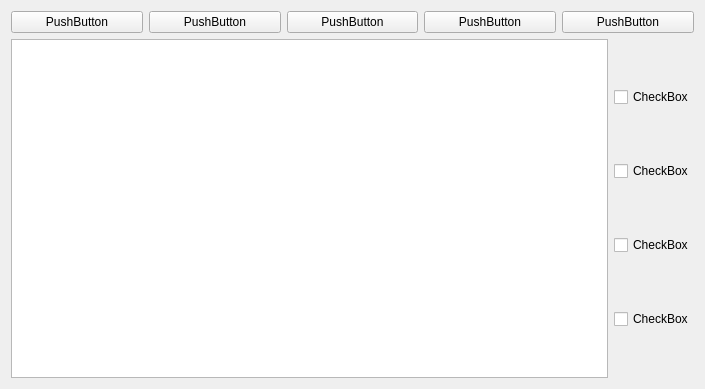
<?xml version="1.0" encoding="UTF-8"?>
<ui version="4.0">
 <class>TestWidget</class>
 <widget class="QWidget" name="TestWidget">
  <property name="geometry">
   <rect>
    <x>0</x>
    <y>0</y>
    <width>705</width>
    <height>389</height>
   </rect>
  </property>
  <property name="windowTitle">
   <string>Form</string>
  </property>
  <layout class="QGridLayout" name="gridLayout">
   <item row="0" column="0">
    <layout class="QHBoxLayout" name="horizontalLayout">
     <item>
      <widget class="QPushButton" name="pushButton">
       <property name="text">
        <string>PushButton</string>
       </property>
      </widget>
     </item>
     <item>
      <widget class="QPushButton" name="pushButton_3">
       <property name="text">
        <string>PushButton</string>
       </property>
      </widget>
     </item>
     <item>
      <widget class="QPushButton" name="pushButton_5">
       <property name="text">
        <string>PushButton</string>
       </property>
      </widget>
     </item>
     <item>
      <widget class="QPushButton" name="pushButton_2">
       <property name="text">
        <string>PushButton</string>
       </property>
      </widget>
     </item>
     <item>
      <widget class="QPushButton" name="pushButton_4">
       <property name="text">
        <string>PushButton</string>
       </property>
      </widget>
     </item>
    </layout>
   </item>
   <item row="1" column="0">
    <layout class="QHBoxLayout" name="horizontalLayout_2">
     <item>
      <widget class="QListView" name="listView"/>
     </item>
     <item>
      <layout class="QVBoxLayout" name="verticalLayout">
       <item>
        <widget class="QCheckBox" name="checkBox">
         <property name="text">
          <string>CheckBox</string>
         </property>
        </widget>
       </item>
       <item>
        <widget class="QCheckBox" name="checkBox_2">
         <property name="text">
          <string>CheckBox</string>
         </property>
        </widget>
       </item>
       <item>
        <widget class="QCheckBox" name="checkBox_3">
         <property name="text">
          <string>CheckBox</string>
         </property>
        </widget>
       </item>
       <item>
        <widget class="QCheckBox" name="checkBox_4">
         <property name="text">
          <string>CheckBox</string>
         </property>
        </widget>
       </item>
      </layout>
     </item>
    </layout>
   </item>
  </layout>
 </widget>
 <resources/>
 <connections/>
</ui>
